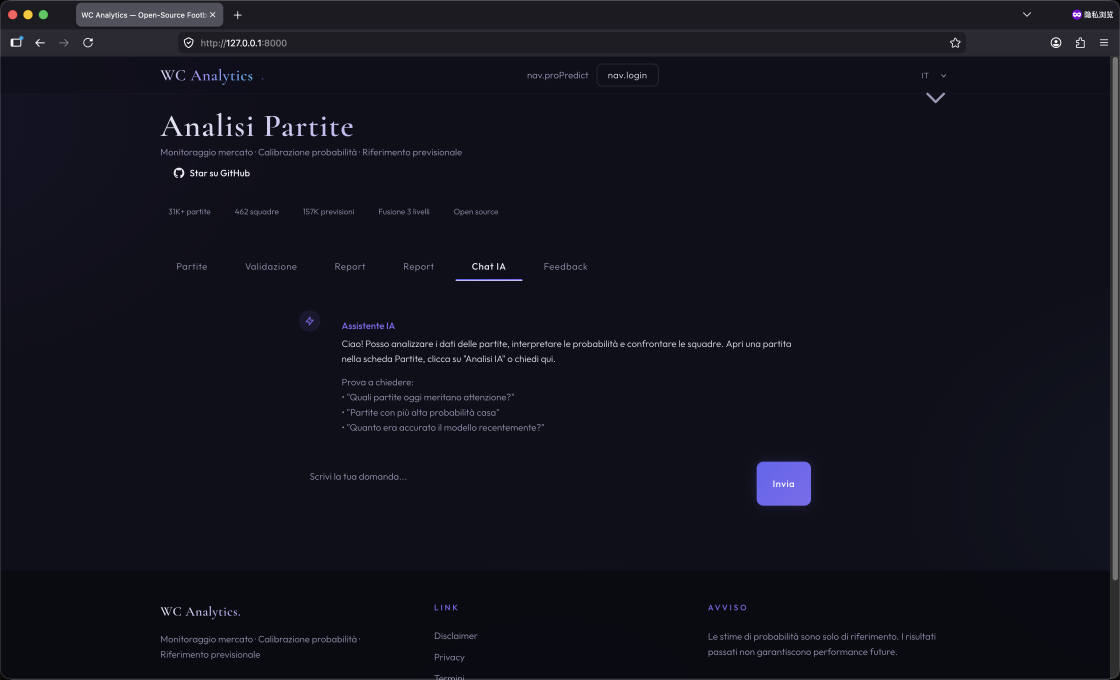
#> input picture screenshots/1.png, 3360 x 2038 px, found by its file name (shown at 1/3 size); its folder holds only this picture in this run
$ python create_cards.py
#> lines starting #> are read from the running program, lines starting #| are printed output that depends on the picture
#!/usr/bin/env python3
"""
Generate professional marketing cards from football project screenshots.
Uses macOS Quartz/CoreGraphics via PIL (if available) or sips fallback.
"""

import subprocess
import os
import sys

SCREENSHOTS_DIR = "/Users/liuxuran/Github/football/screenshots"
OUTPUT_DIR = "/Users/liuxuran/Github/football/promo-video/out/cards"

# Brand colors
BG_DARK = "#0a0a0a"
ACCENT_GOLD = "#c8a86e"
TEXT_WHITE = "#e8e4de"
TEXT_MUTED = "#9e9488"

def run(cmd):
    result = subprocess.run(cmd, shell=True, capture_output=True, text=True)
    return result.returncode == 0

def create_card_with_html(ss_path, output_path, title, subtitle, badge_text):
    """Use a simple HTML+CSS approach rendered via macOS preview or just create a styled overlay."""
#> called with title = 'WC Analytics', subtitle = 'football.nett.to', badge_text = 'LIVE DEMO'
    # We'll create a composite using sips and a template
    # For now, create a simple overlay approach

    ss_name = os.path.basename(ss_path)

    # Create a macOS Automator workflow or use sips compositing
    # Since sips is limited, we'll use a Python approach with PIL if available
    try:
        from PIL import Image, ImageDraw, ImageFont
        img = Image.open(ss_path)
#> img is the input picture: PIL image 3360x2038 RGB; mean R, G, B 18.7, 18.6, 28.6

        # Convert to RGBA
        img = img.convert('RGBA')
#> img: PIL image 3360x2038 RGBA
        w, h = img.size
#> w = 3360; h = 2038

        # Create a card with dark borders
        card_w = w + 80
#> card_w = 3440
        card_h = h + 200
#> card_h = 2238
        card = Image.new('RGBA', (card_w, card_h), (10, 10, 10, 255))

        # Paste screenshot centered
        paste_x = 40
        paste_y = 60
        card.paste(img, (paste_x, paste_y), img)
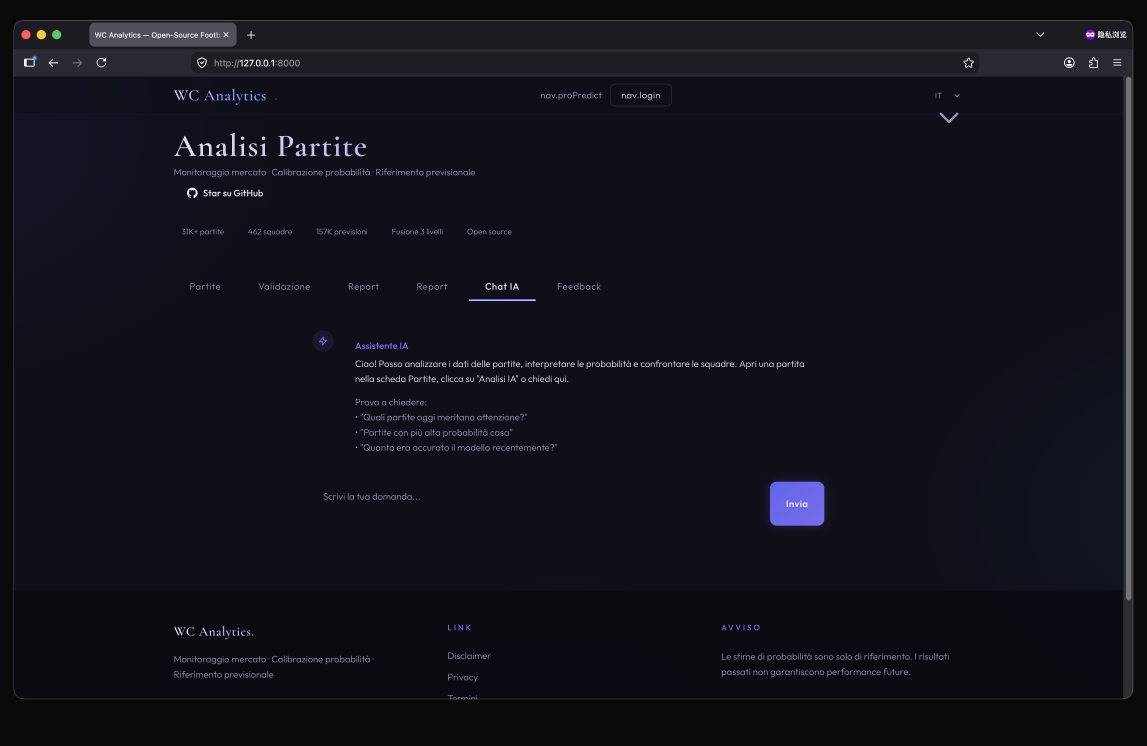
#> card: PIL image 3440x2238 RGBA (shown at 1/3 size); mean R, G, B, A 17.7, 17.7, 26.6, 255

        draw = ImageDraw.Draw(card)

        # Try to use a nice font
        try:
            title_font = ImageFont.truetype("/System/Library/Fonts/Helvetica.ttc", 36)
            subtitle_font = ImageFont.truetype("/System/Library/Fonts/Helvetica.ttc", 18)
            badge_font = ImageFont.truetype("/System/Library/Fonts/Helvetica.ttc", 14)
        except:
            title_font = ImageFont.load_default()
            subtitle_font = title_font
            badge_font = title_font

        # Badge text
        draw.text((40, 15), badge_text, fill=(200, 168, 110), font=badge_font)

        # Title
        draw.text((40, 40), title, fill=(232, 228, 222), font=title_font)

        # Subtitle
        draw.text((40, card_h - 50), subtitle, fill=(158, 148, 136), font=subtitle_font)

        # Gold accent line
        draw.line([(40, 55), (100, 55)], fill=(200, 168, 110, 255), width=2)

        card.save(output_path, 'PNG')
        print(f"Created: {output_path}")
        return True

    except ImportError:
        print("PIL not available, falling back to sips overlay")
        return False

def main():
    os.makedirs(OUTPUT_DIR, exist_ok=True)

    cards = [
        {
            "ss": "1.png",
            "title": "WC Analytics",
            "subtitle": "football.nett.to",
            "badge": "LIVE DEMO",
        },
        {
            "ss": "2.png",
            "title": "Prediction Engine",
            "subtitle": "31,402 matches · 462 teams",
            "badge": "BACKTEST",
        },
        {
            "ss": "3.png",
            "title": "Probability Calibration",
            "subtitle": "Platt scaling · EV calculation",
            "badge": "CALIBRATION",
        },
        {
            "ss": "4.png",
            "title": "Strategy Layer",
            "subtitle": "Kelly optimization · Risk filtering",
            "badge": "STRATEGY",
        },
    ]

    success_count = 0
    for card in cards:
        ss_path = os.path.join(SCREENSHOTS_DIR, card["ss"])
        output_path = os.path.join(OUTPUT_DIR, f"card-{card['badge'].lower()}.png")

        if os.path.exists(ss_path):
            if create_card_with_html(ss_path, output_path, card["title"], card["subtitle"], card["badge"]):
                success_count += 1
            else:
                # Fallback: just copy with branding filename
                subprocess.run(f"cp '{ss_path}' '{output_path}'", shell=True)
                print(f"Copied (no PIL): {output_path}")
                success_count += 1
        else:
            print(f"Missing: {ss_path}")

    print(f"\nTotal cards created: {success_count}/{len(cards)}")
    return success_count == len(cards)

if __name__ == "__main__":
    main()
